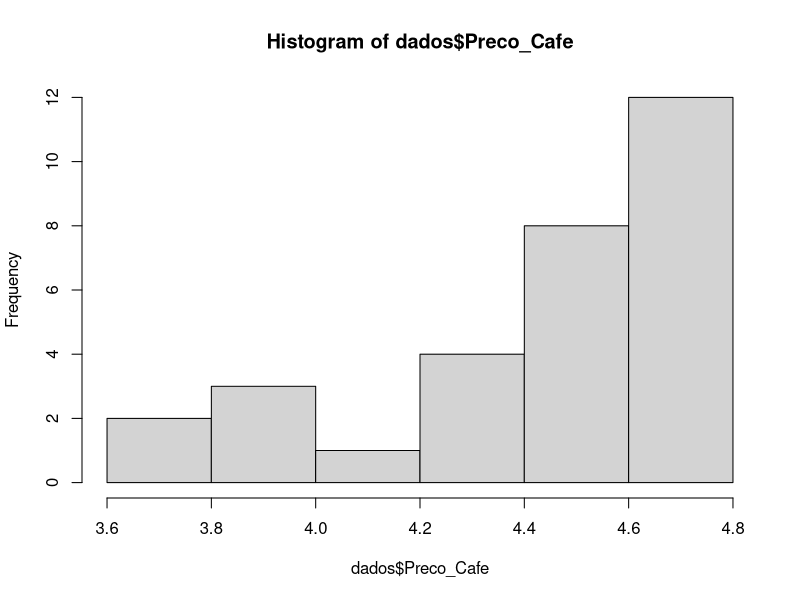
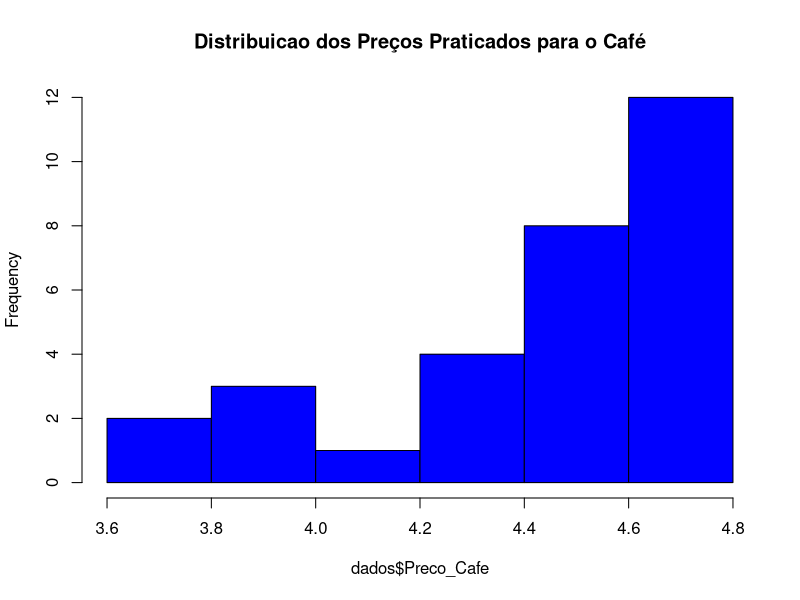
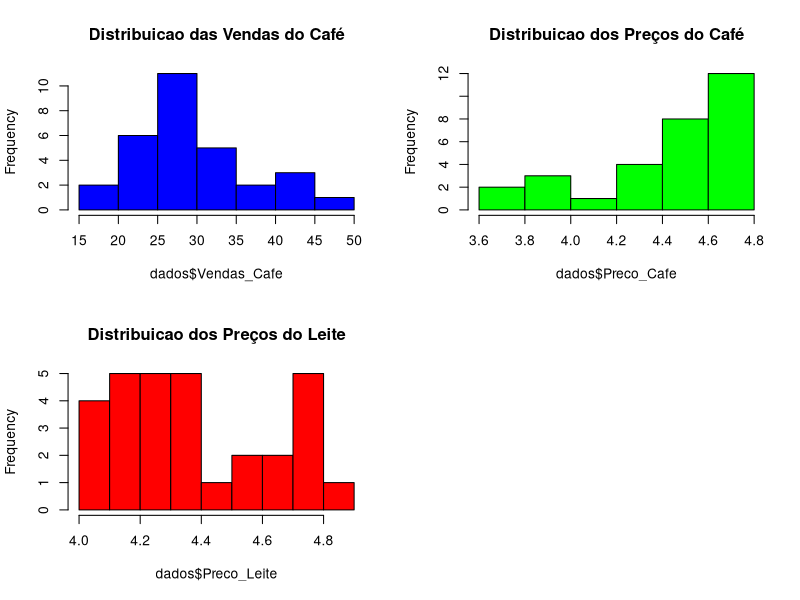
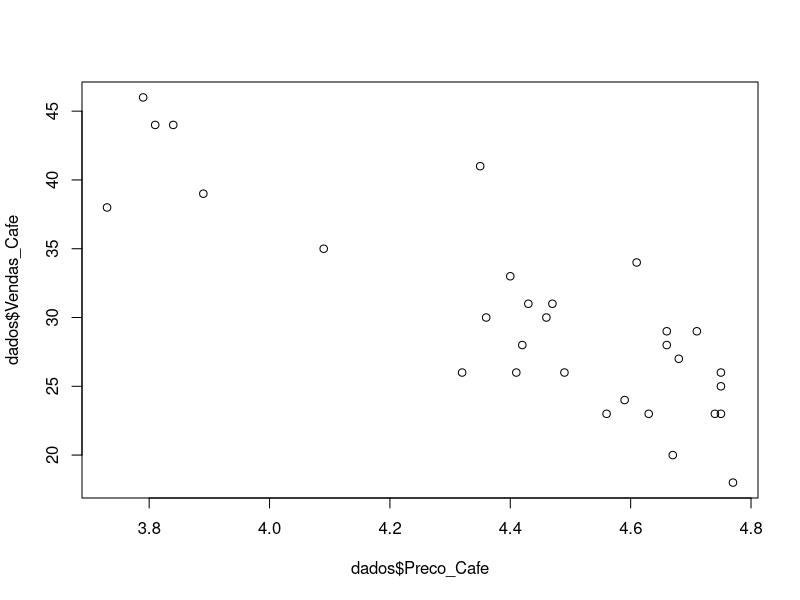
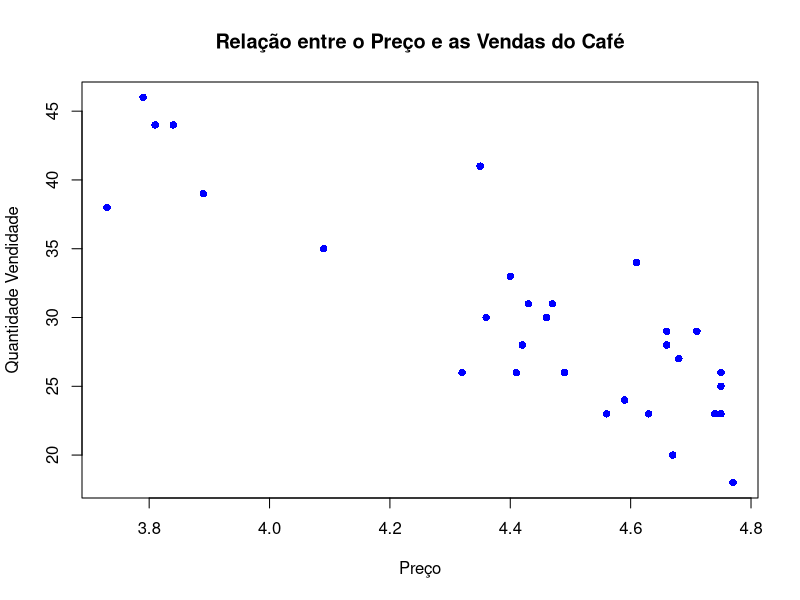
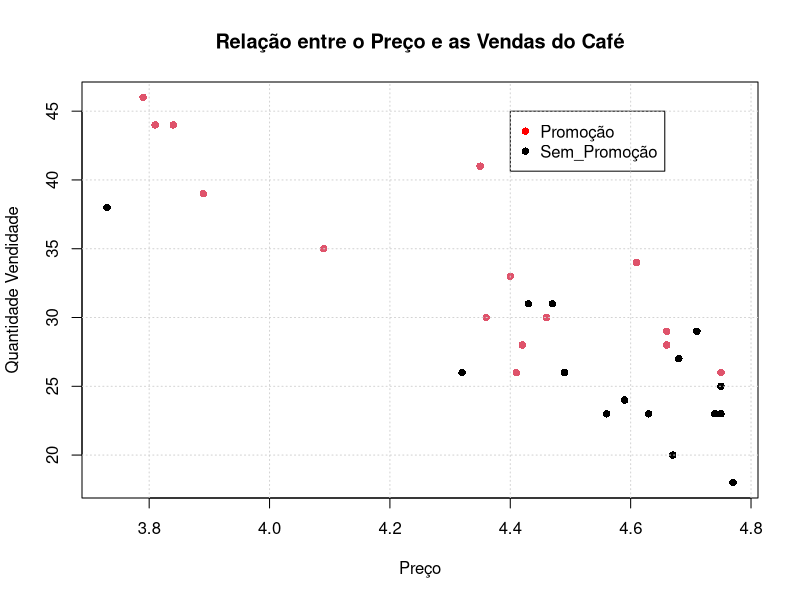
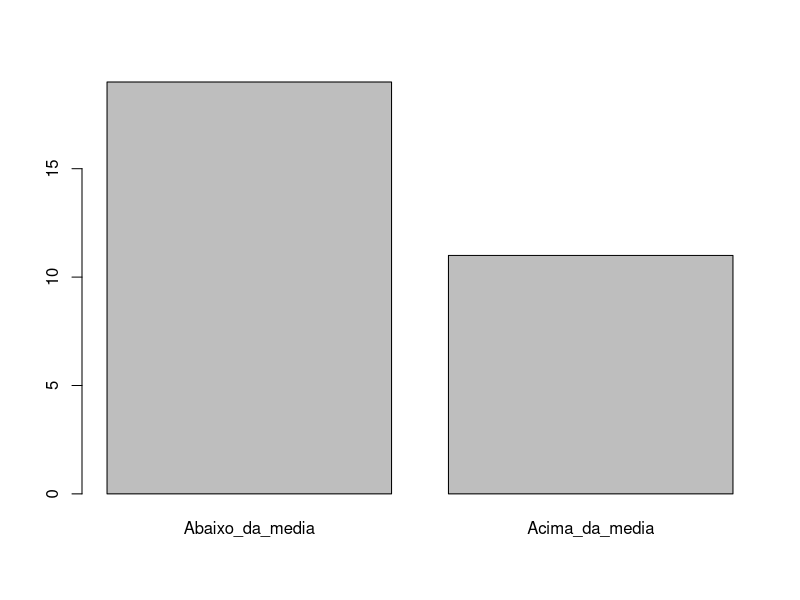
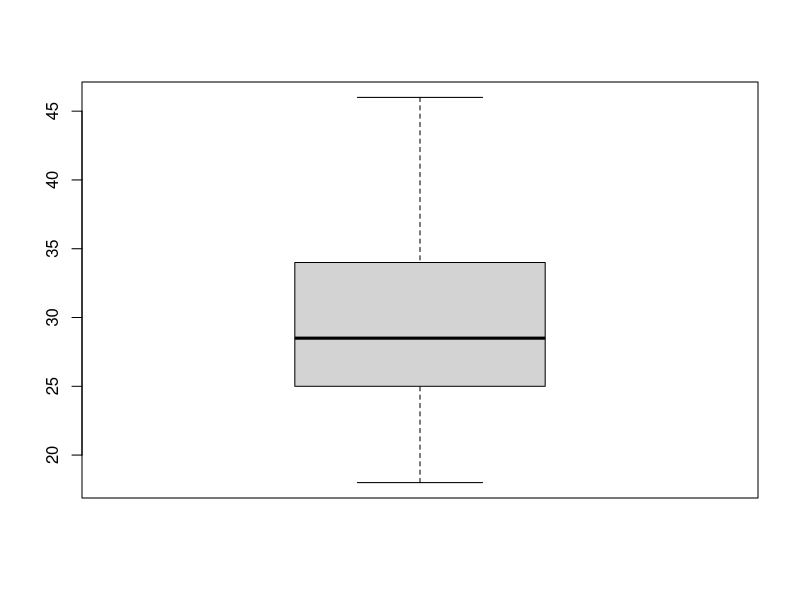

Source code (R) for these figures, in order:
####### Análise exploratória de dados #######
## AED - Capitulo 01 - Prof. Máiron Chaves ###

#Remove objetos da memória do R
rm(list=ls(all=TRUE)) 

dados <- readr::read_csv("data/df_01_a_01.csv", na = c("", "-", "NA"))

#visualiza a media (mean) e outras estatisticas descritivas das variaveis
summary(dados)

# Visualiza desvio padrao (standard deviation) das variaveis
sd(dados$Vendas_Cafe)
sd(dados$Preco_Cafe)
sd(dados$Preco_Leite)

#Visualiza atraves de um histograma a distribuicao da variavel Preco_Cafe 
hist(dados$Preco_Cafe)

# Customizando o histograma
hist(dados$Preco_Cafe, col = 'blue',
     main = 'Distribuicao dos Preços Praticados para o Café')

#Visualiza o histograma das tres variaveis numericas na mesma pagina
par(mfrow=c(2,2)) 

#Configura layout para posicionar os graficos em duas linhas e duas colunas
hist(dados$Vendas_Cafe, col = 'blue',
     main = 'Distribuicao das Vendas do Café') 

hist(dados$Preco_Cafe, col = 'green',
     main = 'Distribuicao dos Preços do Café') 

hist(dados$Preco_Leite, col = 'red',
main = 'Distribuicao dos Preços do Leite')

# Limpa os graficos e volta o layout para configuracao normal 
dev.off() 

# Visualiza relacao entre as vendas do café o preço do café
plot(y = dados$Vendas_Cafe,
     x = dados$Preco_Cafe)


?plot
#Customiza o grafico
plot(y = dados$Vendas_Cafe, 
     x = dados$Preco_Cafe, 
     pch = 16,
     col = 'blue',
     xlab = 'Preço',
     ylab = 'Quantidade Vendidade',
     main = 'Relação entre o Preço e as Vendas do Café')

# este comando adiciona linhas de grade ao grafico 
# Colore os pontos em que havia promoção naquele dia 
plot(y = dados$Vendas_Cafe,
     x = dados$Preco_Cafe, 
     pch = 16,
     col = factor(dados$Promocao), 
     xlab = 'Preço',
     ylab = 'Quantidade Vendidade',
     main = 'Relação entre o Preço e as Vendas do Café')
     legend(x=4.4,y=45, c("Promoção","Sem_Promoção"), col=c("red","black"),pch=c(16,16)) 
     grid() 


# Cria uma nova variavel informando se naquele dia vendeu acima ou abaixo da media historica

# Armazena a media em uma variavel 
media <- mean(dados$Vendas_Cafe)

variavel <- ifelse(dados$Vendas_Cafe > media,
                   'Acima_da_media',
                   'Abaixo_da_media')

variavel <- factor(variavel) # converte nova variavel para factor
plot(variavel) # grafico com a qtde abaixo e acima da media
table(variavel) # visualiza a qtde abaixo e acima da media

# Gera boxplot das vendas
boxplot(dados$Vendas_Cafe)

# Gera boxplot do preco
boxplot(dados$Preco_Cafe)

# Gera boxplot comparativo das vendas quando houve promocao e de quando nao houve
boxplot(dados$Vendas_Cafe~dados$Promocao)

#Customizando o boxplot
boxplot(dados$Vendas_Cafe~dados$Promocao, 
        col = 'gray',
        pch = 16,
        xlab = 'Promoção',
        ylab = 'Vendas',
        main = 'Vendas com promoção vs Vendas sem promoção')
